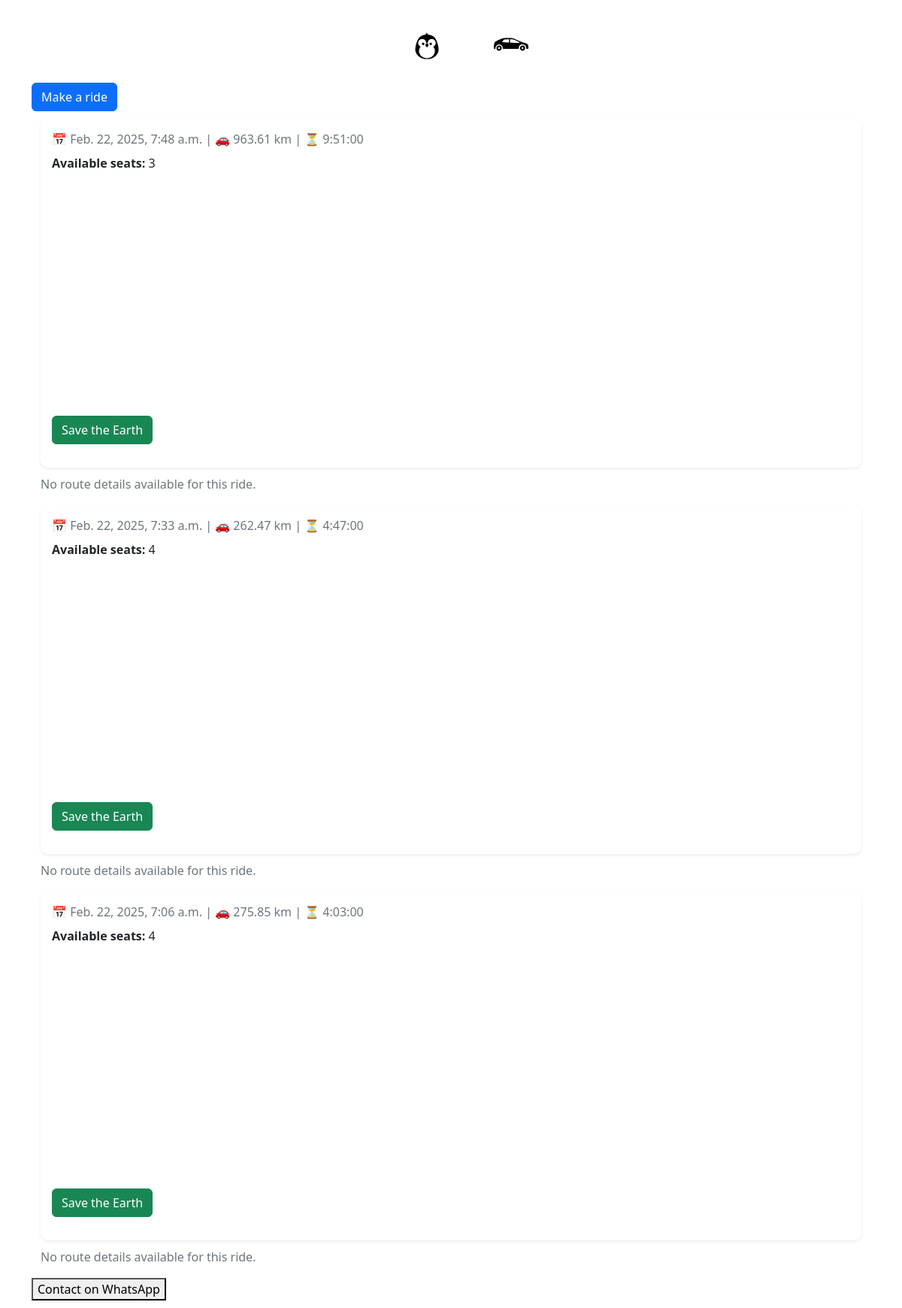
Before: /rides/ with the older database file.
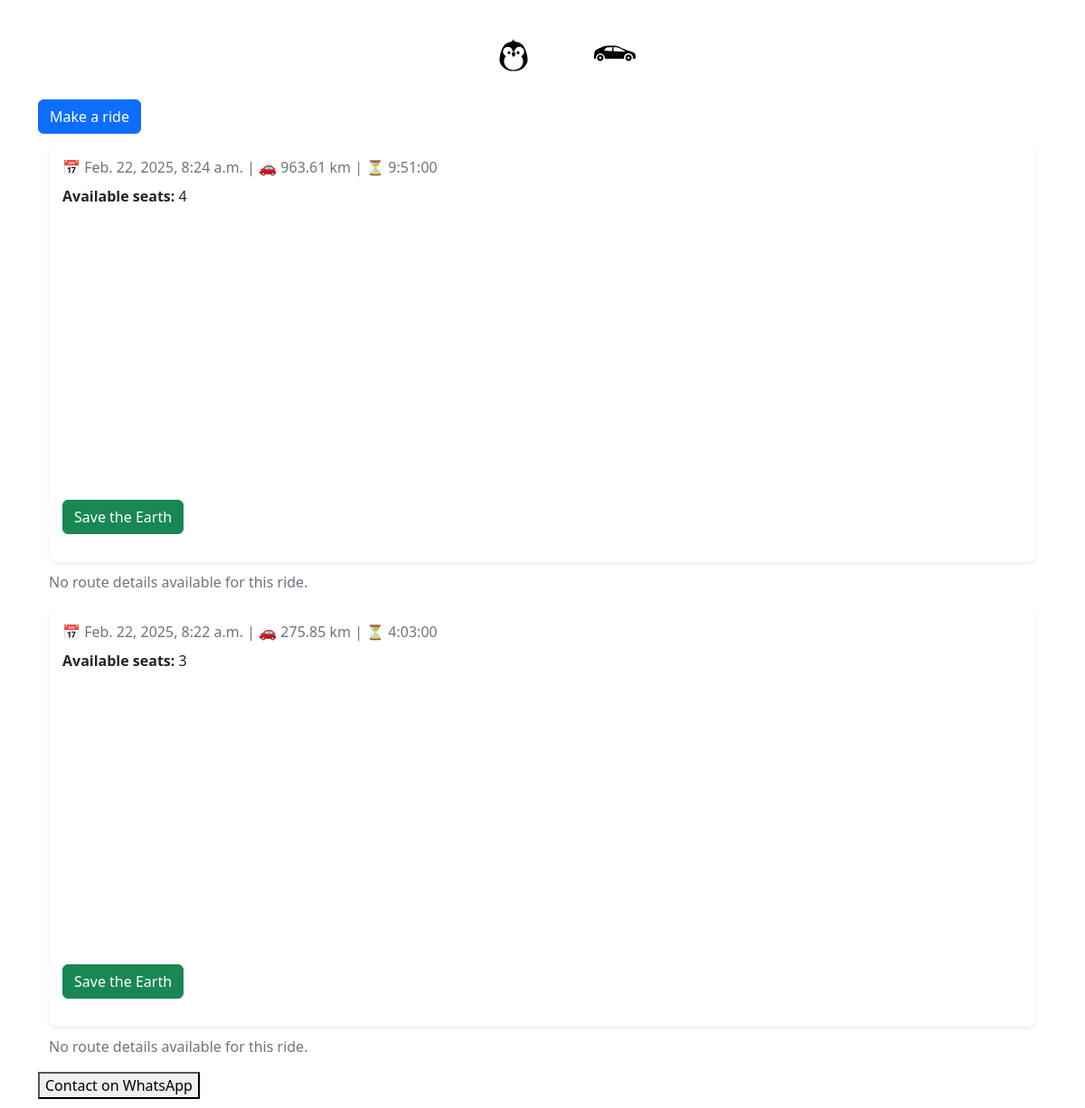
After: the same page with the newer database file.
### base/models.py (models this page shows)
class Ride(models.Model):
    start = models.CharField(max_length=50)
    end = models.CharField (max_length=50)
    distance = models.DecimalField(max_digits=10, decimal_places=2, default=0.00)
    travelers = models.IntegerField(default=1)
    duration = models.DurationField(null=True, blank=True)
    created_on = models.DateTimeField(default=timezone.now)  # Changed from auto_now_add
    start_date = models.DateTimeField(default=timezone.now)
    arriving_date = models.DateTimeField(default=timezone.now)
    origin_place_id = models.CharField(max_length=255, null=True)
    origin_latitude = models.FloatField(default=0)
    origin_longitude = models.FloatField(default=0)
    destination_place_id = models.CharField(max_length=255, null=True)
    destination_latitude = models.FloatField(default=0)
    destination_longitude = models.FloatField(default=0)
    distance_km = models.FloatField(default=0)
    duration_text = models.CharField(max_length=100, null=True)
    selected_route_index = models.IntegerField(default=0)
    selected_route_polyline = models.TextField(default='')

### rides/views.py (the view)
# urls.py: path('', RideListView.as_view(), name='rides'),
class RideListView(ListView):
    model = Ride
    template_name = 'rides.html'
    context_object_name = 'rides'
    def get_queryset(self):
        return Ride.objects.all().order_by('-created_on')
    def get_context_data(self, **kwargs):
        context = super().get_context_data(**kwargs)
        for ride in context['rides']:
            print(f"Ride {ride.id}: Has route_details: {hasattr(ride, 'route_details')}")
        return context

### rides/templates/rides.html (shortened to what this page needs)
{% extends 'base.html' %}
{% block content %}
<a href="{% url 'make_ride' %}" class="btn btn-primary">Make a ride</a>
<div class="container">
    {% for ride in rides %}
    <div class="ride-card shadow-sm">
        <p class="text-muted">📅 {{ ride.start_date }} | 🚗 {{ ride.distance }} km | ⏳ {{ ride.duration }}</p>
        <p><strong>Available seats:</strong> {{ ride.travelers }}</p>
        <div class="map-container" id="map-{{ ride.id }}"></div>
        <a href="{% url 'apply_for_ride' ride.id %}" class="btn btn-success my-3">Save the Earth</a>
    </div>
    {% if not ride.route_details %}
    <p class="text-muted">No route details available for this ride.</p>
    {% endif %}
    {% endfor %}
</div>
<a href="https://wa.me/387603067074?text=Hi%20there!%20I%20would%20like%20to%20know%20more%20about%20your%20services." target="_blank">
    <button>Contact on WhatsApp</button>
</a>
{% endblock %}

### base/templates/base.html (shortened to what this page needs)
<!DOCTYPE html>
{% load static %}
<html lang="en">
<head>
    <link href="#"
          rel="stylesheet"
>
          <link href="https://cdn.jsdelivr.net/npm/bootstrap@5.3.0/dist/css/bootstrap.min.css" rel="stylesheet">
</head>
<body>
    <div class="container main-container">
        <nav class="navbar navbar-dark navbar-sticky d-flex justify-content-center">
            <a class="nav-link" href="{% url 'user_profile:profile' %}">
                <img src="{% static 'base/svgs/penguin_base.svg' %}" alt="Profile" width="50" height="50">
            </a>
            <a class="nav-link" href="{% url 'rides' %}">
                   <img src="{% static 'base/svgs/car.svg' %}" alt="Rides" width="50" height="50">
            </a>
        </nav>
        {% block content %}
        {% endblock content %}
    </div>
</body>
</html>

### base/templates/base.html (style rules this page uses)
body { background-color: #ffffff; min-height: 100vh; padding: 10px; }
.navbar-sticky { position: sticky; top: 0; z-index: 1000; transition: all 0.3s ease-in-out; border-bottom: 2px solid white; }
.nav-link img { display: block; transition: opacity 0.3s ease-in-out; }
.navbar { width: 100%; display: flex; flex-wrap: nowrap; justify-content: center; align-items: center; padding: 1rem 0; }
.navbar .nav-link { margin-right: 15px; }
.nav-link { display: inline-flex !important; align-items: center; justify-content: center; color: #fff !important; margin: 0 15px; text-decoration: none; transition: all 0.3s ease-in-out; position: relative; padding: 0.5rem 1rem; }

### rides/templates/rides.html (style rules this page uses)
.ride-card { background: white; border-radius: 10px; padding: 15px; margin: 10px 0; box-shadow: 0 4px 12px rgba(0, 0, 0, 0.1); }
.map-container { width: 100%; height: 300px; border-radius: 8px; }
.ride-card p { margin-bottom: 8px; }
.text-muted { color: #6c757d !important; }
.shadow-sm { box-shadow: 0 .125rem .25rem rgba(0,0,0,.075) !important; }

Changed rows visible on the page:
removed Ride: start_date "Feb. 22, 2025, 7:48 a.m.", distance "963.61", duration "9:51:00", travelers "3"
removed Ride: start_date "Feb. 22, 2025, 7:33 a.m.", distance "262.47", duration "4:47:00", travelers "4"
removed Ride: start_date "Feb. 22, 2025, 7:06 a.m.", distance "275.85", duration "4:03:00", travelers "4"
added Ride: start_date "Feb. 22, 2025, 8:24 a.m.", distance "963.61", duration "9:51:00", travelers "4"
added Ride: start_date "Feb. 22, 2025, 8:22 a.m.", distance "275.85", duration "4:03:00", travelers "3"
